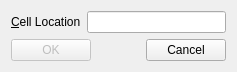
<?xml version="1.0" encoding="UTF-8"?>
<ui version="4.0">
 <class>GoToCellDialog</class>
 <widget class="QWidget" name="GoToCellDialog">
  <property name="geometry">
   <rect>
    <x>0</x>
    <y>0</y>
    <width>237</width>
    <height>71</height>
   </rect>
  </property>
  <property name="windowTitle">
   <string>Form</string>
  </property>
  <layout class="QVBoxLayout" name="verticalLayout">
   <item>
    <layout class="QHBoxLayout" name="horizontalLayout">
     <item>
      <widget class="QLabel" name="label">
       <property name="text">
        <string>&amp;Cell Location</string>
       </property>
       <property name="buddy">
        <cstring>lineEdit</cstring>
       </property>
      </widget>
     </item>
     <item>
      <widget class="QLineEdit" name="lineEdit"/>
     </item>
    </layout>
   </item>
   <item>
    <layout class="QHBoxLayout" name="horizontalLayout_2">
     <item>
      <widget class="QPushButton" name="okButton">
       <property name="enabled">
        <bool>false</bool>
       </property>
       <property name="text">
        <string>OK</string>
       </property>
       <property name="default">
        <bool>true</bool>
       </property>
      </widget>
     </item>
     <item>
      <spacer name="horizontalSpacer">
       <property name="orientation">
        <enum>Qt::Horizontal</enum>
       </property>
       <property name="sizeHint" stdset="0">
        <size>
         <width>40</width>
         <height>20</height>
        </size>
       </property>
      </spacer>
     </item>
     <item>
      <widget class="QPushButton" name="cancelButton">
       <property name="text">
        <string>Cancel</string>
       </property>
      </widget>
     </item>
    </layout>
   </item>
  </layout>
 </widget>
 <resources/>
 <connections/>
</ui>
